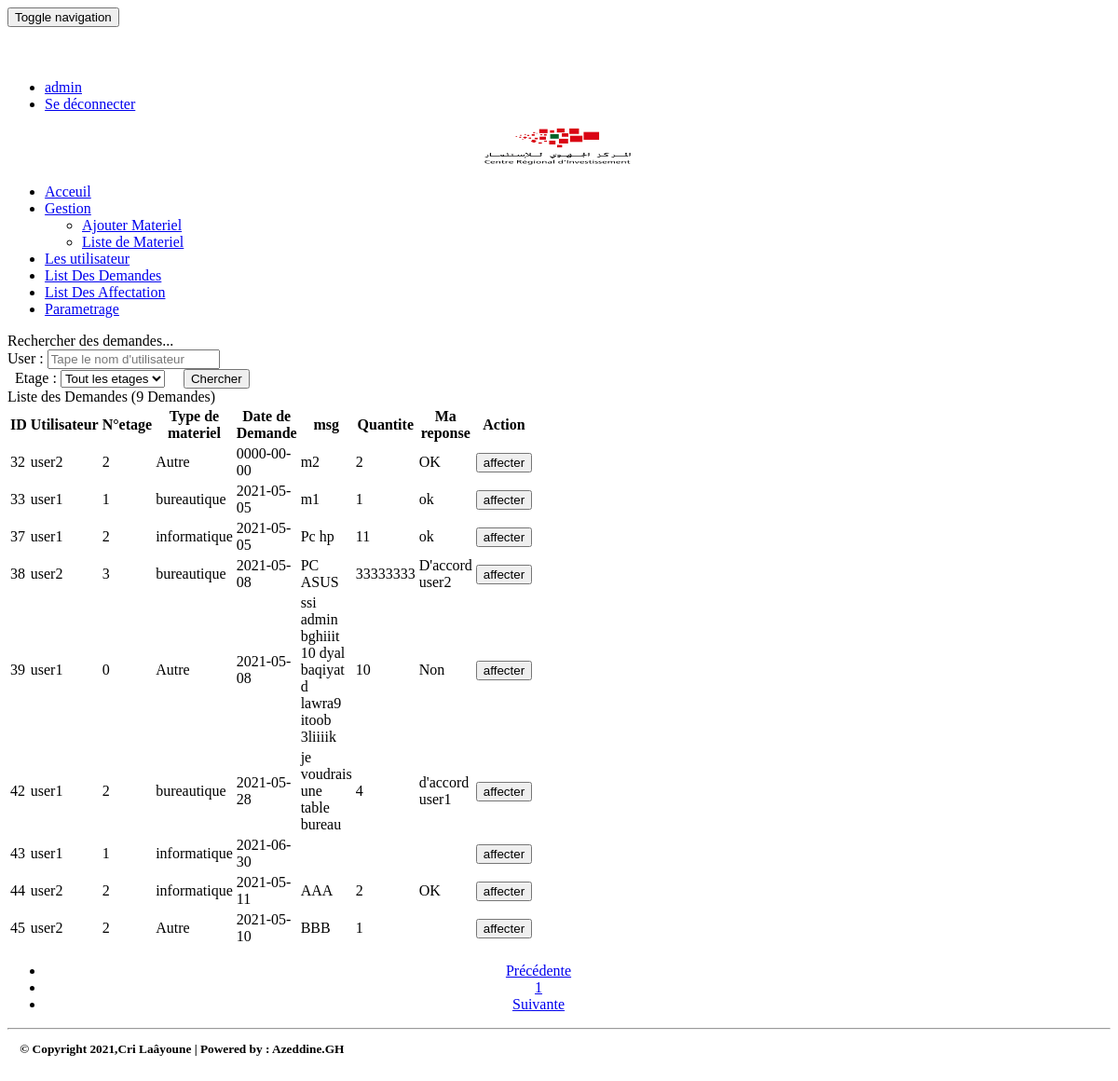
Page /pages/ListDemandes.php (signed in) on the committed database.
### tables this page shows
CREATE TABLE IF NOT EXISTS `demande` (
`ID` int(11) NOT NULL,
  `Utilisateur` varchar(255) DEFAULT NULL,
  `NumEtage` varchar(255) DEFAULT NULL,
  `nomType` varchar(255) DEFAULT NULL,
  `Designation` varchar(255) DEFAULT NULL,
  `marque` varchar(255) DEFAULT NULL,
  `DateDemande` date DEFAULT NULL,
  `msg` varchar(255) DEFAULT NULL,
  `msg_rep` varchar(255) DEFAULT NULL,
  `Quantite` int(11) DEFAULT NULL,
  `QuantiteEnv` int(11) DEFAULT NULL
);

### pages/ListDemandes.php (the view, shortened to what this page needs)
<?php
  require_once("connexiondb.php");
  $nomm=isset($_GET['nomM'])?$_GET['nomM']:"";
 $NumEtage=isset($_GET['NumEtage'])?$_GET['NumEtage']:"all";
  $size=isset($_GET['size'])?$_GET['size']:10;
    $page=isset($_GET['page'])?$_GET['page']:1;
    $offset=($page-1)*$size;
   if($NumEtage=="all"){
     $requete="select * from demande where Utilisateur like '%$nomm%'
     limit $size
                offset $offset";
     $requeteCount="select count(*) countM from demande where Utilisateur like '%$nomm%' ";
   }
   $resultatM=$pdo->query($requete);
  $resultatCount=$pdo->query($requeteCount);
  $tabCount=$resultatCount->fetch();
  $nbrMateriel=$tabCount['countM'];
  $reste=$nbrMateriel % $size;
    if($reste===0)
        $nbrPage=$nbrMateriel/$size;
    else
        $nbrPage=floor($nbrMateriel/$size)+1;
?>
<!DOCTYPE html>
<html>
<head>
  <link rel='stylesheet' href='../css/bootstrap.min.css'>
<link rel='stylesheet' href='../css/font-awesome.min.css'>
<link rel="stylesheet" href="../css/style.css">
<link rel="stylesheet" href="../css/monstyle.css">
</head>
<body>
  <?php include("menu.php"); ?>
<div class="mcw">
  <div class="cv">
    <div>
     <div class="inbox">
       <div class="inbox-bx container-fluid">
         <div class="row">
           <div class="col-md-20">
           <div class="container">
        <div class="panel panel-warning margetop50">
          <div class="panel-heading">Rechercher des demandes...</div>
          <div class="panel-body">
              <form method="get" action="ListDemandes.php" class="form-inline">
                <div class="form-group has-success has-feedback">
                 <label id="inputSuccess">User :</label>
                  <input type="text" name="nomM" placeholder="Tape le nom d'utilisateur" class="form-control" id="inputSuccess" value="<?php echo $nomm ?>">
                </div>
                <label for="NumEtage"> Etage : </label>
                <select name="NumEtage" class="form-control"  id="NumEtage" onchange="this.form.submit()">
                  <option value="all" <?php if($NumEtage==="all")   echo "selected"     ?>>Tout les etages</option>
                </select>
                <button type="submit" class="btn btn-success">
                  Chercher
                </button>
              </form>
          </div>
        </div>
        <div class="panel panel-info margetop50">
          <div class="panel-heading">
            Liste des Demandes (<?php echo $nbrMateriel ?> Demandes)
          </div>
          <div class="panel-body">
        <table class="table table-striped table-bordered" width="100px">
                        <thead>
                            <tr>
                                <th>ID</th> <th>Utilisateur</th> <th>N°etage</th><th>Type de materiel</th> <th>Date de Demande</th><th>msg</th><th>Quantite</th><th>Ma reponse</th>
                                 <th>Action</th>
                            </tr>
                        </thead>
                        <tbody>
                            <?php while($demande=$resultatM->fetch()){ ?>
                                <tr>
                                    <td><?php echo $demande['ID'] ?> </td>
                                    <td><?php echo $demande['Utilisateur'] ?> </td>
                                    <td><?php echo $demande['NumEtage'] ?> </td>
                                    <td><?php echo $demande['nomType'] ?> </td>
                                    <td><?php echo $demande['DateDemande'] ?> </td>
                                    <td><?php echo $demande['msg'] ?> </td>
                                    <centre><td><?php echo $demande['Quantite'] ?> </td></centre>
                                    <centre><td><?php echo $demande['msg_rep'] ?> </td></centre>
                                    <td>
                                   <center>
                               <a href="reponsU.php?idM=<?php echo $demande['ID'] ?>">
                              <button type="submit" class="btn btn-success">
                  affecter
                </button></a></center>
                                    </td>
                                  </tr>
                                <?php } ?>
                                </tbody>
                              </table>
                              <CENTER><div>
                    <ul class="pagination">
                      <li class="page-item <?= ($page == 1) ? "disabled" : "" ?>">
                            <a href="?page=<?= $page - 1 ?>&nomM=<?php echo $nomm ?>&NumEtage=<?php echo $NumEtage ?>" class="page-link">Précédente</a>
                        </li>
                        <?php for($i=1;$i<=$nbrPage;$i++){ ?>
                            <li class="<?php if($i==$page) echo 'active' ?>">
            <a href="ListDemandes.php?page=<?php echo $i;?>&nomM=<?php echo $nomm ?>&NumEtage=<?php echo $NumEtage ?>">
                                    <?php echo $i; ?>
                                </a>
                             </li>
                        <?php } ?>
                        <li class="page-item <?= ($page == $nbrPage) ? "disabled" : "" ?>">
                            <a href="?page=<?= $page + 1 ?>&nomM=<?php echo $nomm ?>&NumEtage=<?php echo $NumEtage ?>" class="page-link">Suivante</a>
                        </li>
                    </ul>
                </div></CENTER>
        </div>
        </div>
        </div>
           </div>
         </div>
       </div>
     </div>
    </div>
  </div><footer> <sub><STRONG>      <hr> &nbsp;&nbsp;&nbsp; &copy; Copyright 2021,Cri Laâyoune | Powered by : Azeddine.GH </STRONG></sub>  </footer>   &nbsp;&nbsp;
</div>
</body>
</html>

### pages/ListDemandes.php (style rules this page uses)
.panel.panel-info { width: 1100px; }

### rows in the picture
demande: ID "32", Utilisateur "user2", NumEtage "2", nomType "Autre", DateDemande "0000-00-00", msg "m2", Quantite "2", msg_rep "OK"
demande: ID "33", Utilisateur "user1", NumEtage "1", nomType "bureautique", DateDemande "2021-05-05", msg "m1", Quantite "1", msg_rep "ok"
demande: ID "37", Utilisateur "user1", NumEtage "2", nomType "informatique", DateDemande "2021-05-05", msg "Pc hp", Quantite "11", msg_rep "ok"
demande: ID "38", Utilisateur "user2", NumEtage "3", nomType "bureautique", DateDemande "2021-05-08", msg "PC ASUS", Quantite "33333333", msg_rep "D'accord user2"
demande: ID "39", Utilisateur "user1", NumEtage "0", nomType "Autre", DateDemande "2021-05-08", msg "ssi admin bghiiit 10 dyal baqiyat d lawra9 itoob 3liiiik", Quantite "10", msg_rep "Non"
demande: ID "42", Utilisateur "user1", NumEtage "2", nomType "bureautique", DateDemande "2021-05-28", msg "je voudrais une table bureau", Quantite "4", msg_rep "d'accord user1"
demande: ID "43", Utilisateur "user1", NumEtage "1", nomType "informatique", DateDemande "2021-06-30"
demande: ID "44", Utilisateur "user2", NumEtage "2", nomType "informatique", DateDemande "2021-05-11", msg "AAA", Quantite "2", msg_rep "OK"
demande: ID "45", Utilisateur "user2", NumEtage "2", nomType "Autre", DateDemande "2021-05-10", msg "BBB", Quantite "1"

### other values in the picture
$_SESSION['user']['login'] "admin"
$nbrMateriel "9"
